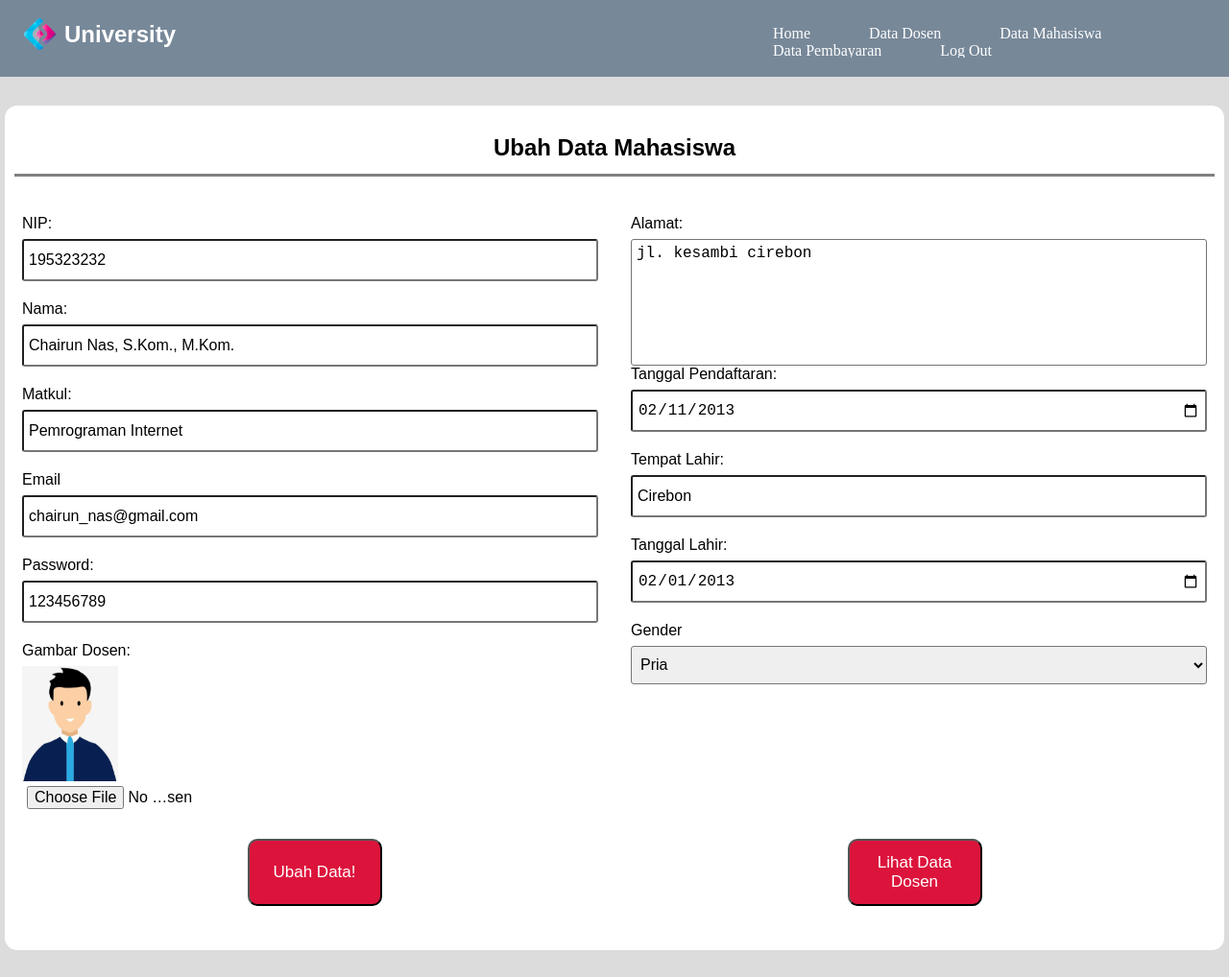
The app's page /admin/data_dosen/ubah.php?id=1 with its own data.
### tables this page shows
CREATE TABLE `tb_dosen` (
  `id_dosen` int(11) NOT NULL,
  `nip` varchar(20) NOT NULL,
  `nm_dosen` varchar(200) NOT NULL,
  `matkul` varchar(100) NOT NULL,
  `email_dosen` varchar(200) NOT NULL,
  `pass_dosen` varchar(200) NOT NULL,
  `alamat_dosen` text NOT NULL,
  `tgldaftar_dosen` date NOT NULL,
  `tmplhr_dosen` varchar(100) NOT NULL,
  `tgllahir_dosen` date NOT NULL,
  `gender_dosen` varchar(100) NOT NULL,
  `gambar_dosen` varchar(200) NOT NULL
);

### database/function.php (called while the page is built, shortened)
<?php
$db = mysqli_connect("localhost", "root", "", "university");
function query($query) {
    global $db;
    $result = mysqli_query($db, $query);
    $ruang = [];
    while( $brg = mysqli_fetch_assoc($result)) {
        $ruang[] = $brg;
    }
    return $ruang;
}

### admin/data_dosen/ubah.php (the view, shortened to what this page needs)
<?php
require '../../database/function.php';
$id = $_GET["id"];
$dosen = query("SELECT * FROM tb_dosen WHERE id_dosen = $id")[0];
?>
<!DOCTYPE html>
<html lang="en">
  <head>
    <link rel="stylesheet" href="../data_mhs/style1.css" />
    <link rel="stylesheet" href="https://unpkg.com/aos@next/dist/aos.css" />
  </head>
  <body>
    <div class="background">
      <nav class="nav-container">
        <img src="../dashboard/asset/1.png" alt="logo" class="logo" width="50px" height="50px" data-aos="fade-right" data-aos-duration="2000" />
        <h2 data-aos="fade-right" data-aos-duration="2000">University</h2>
        <ul class="navbar" data-aos="fade-left" data-aos-duration="2000">
          <li>
          <a href="../dashboard/index.html">Home</a>
          <a href="../data_dosen/data_dosen.php">Data Dosen</a>
          <a href="../data_mhs/data_mhs.php">Data Mahasiswa</a>
          <a href="../data_pembayaran/pembayaran.php">Data Pembayaran</a>
          <a href="../../index.php" class="logout">Log Out</a>
          </li>
        </ul>
      </nav>
    </div>
    <div class="container">
      <form method="post" enctype="multipart/form-data">
        <h2>Ubah Data Mahasiswa</h2>
        <div class="left">
          <label for="nip">NIP:</label>
          <input type="number" name="nip" id="nip" value="<?= $dosen['nip']; ?>" required/>
          <label for="nama">Nama:</label>
          <input type="text" name="nama" id="nama" value="<?= $dosen['nm_dosen']; ?>" required/>
          <label for="matkul">Matkul:</label>
          <input type="text" name="matkul" id="matkul" value="<?= $dosen['matkul']; ?>" required/>
          <label for="email">Email</label>
          <input type="email" name="email" id="email" value="<?= $dosen['email_dosen']; ?>" required/>
          <label for="password">Password:</label>
          <input type="text" name="password" id="pasword" value="<?= $dosen['pass_dosen']; ?>" autocomplete="off" required/>
          <label for="gambar">Gambar Dosen:</label>
          <img src="../img/<?= $dosen['gambar_dosen']; ?>" height="120px" width="100px">
          <input type="file" name="gambar" id="gambar" class="file" />
        </div>
        <div class="right">
          <label for="alamat">Alamat:</label>
          <textarea name="alamat" id="alamat" cols="30" rows="10" required><?= $dosen['alamat_dosen']; ?></textarea>
          <label for="tgl_daftar">Tanggal Pendaftaran:</label>
          <input type="date" name="tgl_daftar" id="tgl_daftar" value="<?= $dosen['tgldaftar_dosen']; ?>" required/>
          <label for="tmp_lhr">Tempat Lahir:</label>
          <input type="text" name="tmp_lhr" id="tmp_lhr" value="<?= $dosen['tmplhr_dosen']; ?>" required/>
          <label for="tgl_lahir">Tanggal Lahir:</label>
          <input type="date" name="tgl_lahir" id="tgl_lahir" value="<?= $dosen['tgllahir_dosen']; ?>" required/>
          <label for="gender">Gender</label>
          <select name="gender" id="gender" required>
            <option selected><?= $dosen['gender_dosen']; ?></option>
          </select>
        </div>
        <div class="tombol">
          <button type="submit" name="submit">Ubah Data!</button>
          <a href="data_dosen.php"><button type="button">Lihat Data Dosen</button></a>
        </div>
      </form>
    </div>
  </body>
</html>

### admin/data_mhs/style1.css (style rules this page uses)
body { margin: 0; padding: 0; font-family: Verdana, Geneva, Tahoma, sans-serif; background-color: gainsboro; }
.nav-container { display: flex; flex-direction: row; justify-content: space-between; background-color: transparent; width: 100%; height: 60px; padding-right: 20px; padding-left: 15px; box-sizing: border-box; position: relative; overflow: hidden; }
.nav-container .logo { position: absolute; top: 10px; }
.nav-container h2 { position: absolute; left: 67px; top: 2px; color: white; cursor: default; }
.nav-container ul { position: absolute; right: 0px; top: 10px; list-style: none; display: flex; list-style: none; width: 40%; font-family: 'fantasy'; }
.nav-container ul li a { text-decoration: none; display: inline-block; margin-left: 37px; margin-right: 20px; color: white; }
.background { width: 100%; height: 80px; background-color: lightslategrey; }
.container { width: 1250px; height: 860px; background-color: white; margin: 30px auto; padding: 10px; border-radius: 13px; }
.container h2 { border-bottom: 3px solid gray; padding-bottom: 13px; text-align: center; margin-bottom: 40px; }
.left { float: left; width: 600px; height: 100%; padding-left: 8px; display: flex; flex-direction: column; }
.right { float: right; width: 600px; height: 100%; padding-right: 8px; display: flex; flex-direction: column; }
label { margin-bottom: 7px; margin-right: 3px; }
input { margin-bottom: 20px; height: 30px; border-radius: 3px; padding: 5px; font-size: 16px; }
textarea { border-radius: 3px; padding: 5px; font-size: 16px; resize: none; height: 120px; }
.file { width: 30%; cursor: pointer; }
input[type='number'] { -moz-appearance: textfield; }
select { margin-bottom: 20px; height: 40px; border-radius: 3px; padding: 5px; font-size: 16px; }
.tombol { margin-top: 420px; width: 100%; height: 80px; display: flex; justify-content: space-around; }
.tombol button { height: 70px; width: 140px; font-size: 17px; background-color: crimson; color: white; border-radius: 10px; }

### records on screen
tb_dosen: nip "195323232", nama "Chairun Nas, S.Kom., M.Kom.", matkul "Pemrograman Internet", email "chairun_nas@gmail.com", password "123456789", gambar_dosen (picture), alamat "jl. kesambi cirebon", tgl_daftar "02/11/2013", tmp_lhr "Cirebon", tgl_lahir "02/01/2013", gender "Pria"
